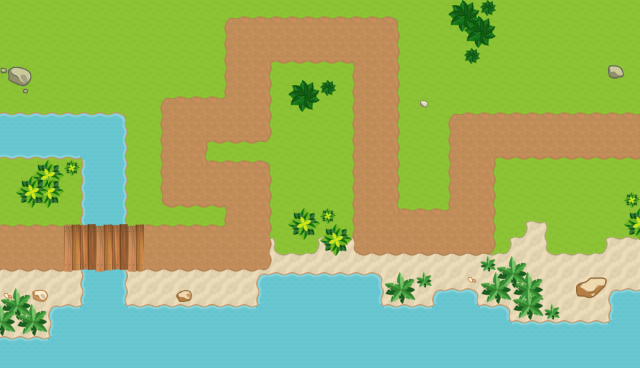

This is a level from a 2D game, rendered from its Tiled map with the project's own tilesets. A one-line summary and the map file follow, with tile-layer data summarised:
An orthogonal 40x23 tile map with 16x16 px tiles, 3 tile layers (Tile Layer 1, Tile Layer 2, Layer 3), 4 tilesets and 28 objects (PathLine).

<map version="1.0" tiledversion="1.0.3" orientation="orthogonal" renderorder="right-down" width="40" height="23" tilewidth="16" tileheight="16" nextobjectid="50">
 <tileset firstgid="1" name="tiles" tilewidth="16" tileheight="16" spacing="4" margin="2" tilecount="75" columns="25">
  <image source="../../tiles/lo/tiles.png" width="512" height="64" />
  <terraintypes>
   <terrain name="Water" tile="33" />
   <terrain name="Path" tile="18" />
  </terraintypes>
  <tile id="14" terrain=",,,1" />
  <tile id="15" terrain=",,1,1" />
  <tile id="16" terrain=",,1," />
  <tile id="17" terrain=",1,,1" />
  <tile id="18" terrain="1,1,1,1" />
  <tile id="19" terrain="1,,1," />
  <tile id="20" terrain=",1,," />
  <tile id="21" terrain="1,1,," />
  <tile id="22" terrain="1,,," />
  <tile id="23" terrain="1,,1,1" />
  <tile id="24" terrain=",1,1,1" />
  <tile id="25" terrain="1,1,,1" />
  <tile id="26" terrain="1,1,1," />
  <tile id="29" terrain=",,,0" />
  <tile id="30" terrain=",,0,0" />
  <tile id="31" terrain=",,0," />
  <tile id="32" terrain=",0,,0" />
  <tile id="33" terrain="0,0,0,0" />
  <tile id="34" terrain="0,,0," />
  <tile id="35" terrain=",0,," />
  <tile id="36" terrain="0,0,," />
  <tile id="37" terrain="0,,," />
  <tile id="38" terrain="0,0,0," />
  <tile id="39" terrain="0,0,,0" />
  <tile id="40" terrain="0,,0,0" />
  <tile id="41" terrain=",0,0,0" />
 </tileset>
 <tileset firstgid="76" name="tiles2" tilewidth="16" tileheight="16" spacing="4" margin="2" tilecount="12" columns="12">
  <image source="../../tiles/lo/tiles2.png" width="256" height="32" />
 </tileset>
 <tileset firstgid="88" name="tiles3" tilewidth="16" tileheight="16" spacing="4" margin="2" tilecount="75" columns="25">
  <image source="../../tiles/lo/tiles3.png" width="512" height="64" />
 </tileset>
 <tileset firstgid="163" name="tiles4" tilewidth="16" tileheight="16" spacing="4" margin="2" tilecount="150" columns="25">
  <image source="../../tiles/lo/tiles4.png" width="512" height="128" />
 </tileset>
 <layer name="Tile Layer 1" width="40" height="23">
  <data>[920 cells, 920 non-empty, 2 distinct tile ids]</data>
 </layer>
 <layer name="Tile Layer 2" width="40" height="23">
  <data>[920 cells, 109 non-empty, 37 distinct tile ids]</data>
 </layer>
 <layer name="Layer 3" width="40" height="23">
  <data>[920 cells, 493 non-empty, 57 distinct tile ids]</data>
 </layer>
 <objectgroup name="Boundary">
  <object id="7" x="0" y="227.167" width="266" height="42" />
  <object id="10" x="227.333" y="166.5" width="41.6668" height="99.5" />
  <object id="13" x="166.5" y="163.5" width="99.375" height="41.5" />
  <object id="14" x="163.364" y="102.625" width="41.6987" height="98.875" />
  <object id="18" x="166.721" y="99.375" width="99.5285" height="41.625" />
  <object id="20" x="227.25" y="23" width="41.75" height="114.818" />
  <object id="21" x="231.167" y="19.1667" width="162.25" height="41.9168" />
  <object id="22" x="355.317" y="22.9167" width="41.8638" height="227.129" />
  <object id="24" x="358.25" y="211.313" width="131.438" height="41.6875" />
  <object id="25" x="451.438" y="118.438" width="41.6875" height="131.375" />
  <object id="27" x="455.125" y="115.458" width="185.046" height="41.5625" />
  <object id="33" x="0" y="115.25" width="121.833" height="41.6668" />
  <object id="34" x="83.3333" y="118.333" width="41.8332" height="189.667" />
  <object id="35" x="0" y="339.313" width="63" height="28.4375" />
  <object id="36" x="54.0832" y="307.168" width="452.418" height="60.3332" />
  <object id="37" x="51.25" y="310.168" width="12.6667" height="29.8332" />
  <object id="38" x="262.192" y="275.25" width="115.796" height="32.75" />
  <object id="39" x="259.332" y="277.918" width="7.58333" height="29.8332" />
  <object id="40" x="373.495" y="278.038" width="7.58333" height="29.8332" />
  <object id="41" x="506.603" y="334.625" width="132.297" height="32.75" />
  <object id="42" x="614.197" y="291.332" width="24.7576" height="32.1043" />
  <object id="43" x="611.395" y="294.082" width="7.58333" height="29.8332" />
  <object id="44" x="438.418" y="291.125" width="35.2918" height="16.0833" />
  <object id="45" x="435.082" y="294.582" width="7.58333" height="13.1457" />
  <object id="46" x="469.332" y="294.053" width="7.58333" height="13.1457" />
  <object id="47" x="506.75" y="323.332" width="132.75" height="11.6667" />
  <object id="48" x="501.49" y="310.23" width="7.58333" height="13.1457" />
 </objectgroup>
 <objectgroup name="Path">
  <object id="32" name="PathLine" x="-8" y="248">
   <polyline points="8,0 256,0 256,-64 192,-64 192,-128 256,-128 256,-208 384,-208 384,-16 480,-16 480,-112 648,-112" />
  </object>
 </objectgroup>
</map>
